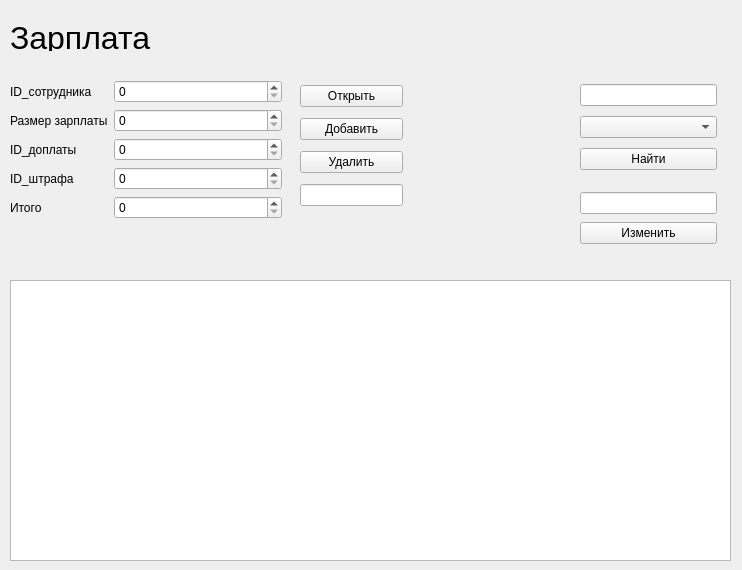
<?xml version="1.0" encoding="UTF-8"?>
<ui version="4.0">
 <class>Form</class>
 <widget class="QWidget" name="Form">
  <property name="geometry">
   <rect>
    <x>0</x>
    <y>0</y>
    <width>742</width>
    <height>570</height>
   </rect>
  </property>
  <property name="windowTitle">
   <string>Form</string>
  </property>
  <widget class="QWidget" name="layoutWidget_2">
   <property name="geometry">
    <rect>
     <x>10</x>
     <y>80</y>
     <width>272</width>
     <height>171</height>
    </rect>
   </property>
   <layout class="QFormLayout" name="formLayout">
    <item row="0" column="0">
     <widget class="QLabel" name="label">
      <property name="text">
       <string>ID_сотрудника</string>
      </property>
     </widget>
    </item>
    <item row="0" column="1">
     <widget class="QSpinBox" name="spinBox_2"/>
    </item>
    <item row="1" column="0">
     <widget class="QLabel" name="label_2">
      <property name="text">
       <string>Размер зарплаты</string>
      </property>
     </widget>
    </item>
    <item row="1" column="1">
     <widget class="QSpinBox" name="spinBox_3"/>
    </item>
    <item row="2" column="1">
     <widget class="QSpinBox" name="spinBox_4"/>
    </item>
    <item row="3" column="0">
     <widget class="QLabel" name="label_7">
      <property name="text">
       <string>ID_штрафа</string>
      </property>
     </widget>
    </item>
    <item row="3" column="1">
     <widget class="QSpinBox" name="spinBox_5"/>
    </item>
    <item row="2" column="0">
     <widget class="QLabel" name="label_3">
      <property name="text">
       <string>ID_доплаты</string>
      </property>
     </widget>
    </item>
    <item row="4" column="0">
     <widget class="QLabel" name="label_8">
      <property name="text">
       <string>Итого</string>
      </property>
     </widget>
    </item>
    <item row="4" column="1">
     <widget class="QSpinBox" name="spinBox_6"/>
    </item>
   </layout>
  </widget>
  <widget class="QLabel" name="label_9">
   <property name="geometry">
    <rect>
     <x>10</x>
     <y>20</y>
     <width>681</width>
     <height>31</height>
    </rect>
   </property>
   <property name="minimumSize">
    <size>
     <width>0</width>
     <height>31</height>
    </size>
   </property>
   <property name="text">
    <string>&lt;html&gt;&lt;head/&gt;&lt;body&gt;&lt;p&gt;&lt;span style=&quot; font-size:24pt;&quot;&gt;Зарплата&lt;/span&gt;&lt;/p&gt;&lt;/body&gt;&lt;/html&gt;</string>
   </property>
  </widget>
  <widget class="QTableWidget" name="tableWidget">
   <property name="geometry">
    <rect>
     <x>10</x>
     <y>280</y>
     <width>721</width>
     <height>281</height>
    </rect>
   </property>
  </widget>
  <widget class="QWidget" name="layoutWidget">
   <property name="geometry">
    <rect>
     <x>580</x>
     <y>80</y>
     <width>137</width>
     <height>94</height>
    </rect>
   </property>
   <layout class="QVBoxLayout" name="verticalLayout_2">
    <item>
     <widget class="QLineEdit" name="lineEdit_10"/>
    </item>
    <item>
     <widget class="QComboBox" name="comboBox_2"/>
    </item>
    <item>
     <widget class="QPushButton" name="pushButton_6">
      <property name="text">
       <string>Найти</string>
      </property>
     </widget>
    </item>
   </layout>
  </widget>
  <widget class="QWidget" name="layoutWidget_3">
   <property name="geometry">
    <rect>
     <x>580</x>
     <y>190</y>
     <width>137</width>
     <height>58</height>
    </rect>
   </property>
   <layout class="QVBoxLayout" name="verticalLayout_3">
    <item>
     <widget class="QLineEdit" name="lineEdit_11"/>
    </item>
    <item>
     <widget class="QPushButton" name="pushButton_11">
      <property name="text">
       <string>Изменить</string>
      </property>
     </widget>
    </item>
   </layout>
  </widget>
  <widget class="QWidget" name="layoutWidget_4">
   <property name="geometry">
    <rect>
     <x>300</x>
     <y>80</y>
     <width>103</width>
     <height>134</height>
    </rect>
   </property>
   <layout class="QVBoxLayout" name="verticalLayout">
    <item>
     <widget class="QPushButton" name="pushButton">
      <property name="text">
       <string>Открыть</string>
      </property>
     </widget>
    </item>
    <item>
     <widget class="QPushButton" name="pushButton_2">
      <property name="text">
       <string>Добавить</string>
      </property>
     </widget>
    </item>
    <item>
     <widget class="QPushButton" name="pushButton_3">
      <property name="text">
       <string>Удалить</string>
      </property>
     </widget>
    </item>
    <item>
     <widget class="QLineEdit" name="lineEdit_8"/>
    </item>
   </layout>
  </widget>
 </widget>
 <resources/>
 <connections/>
</ui>
